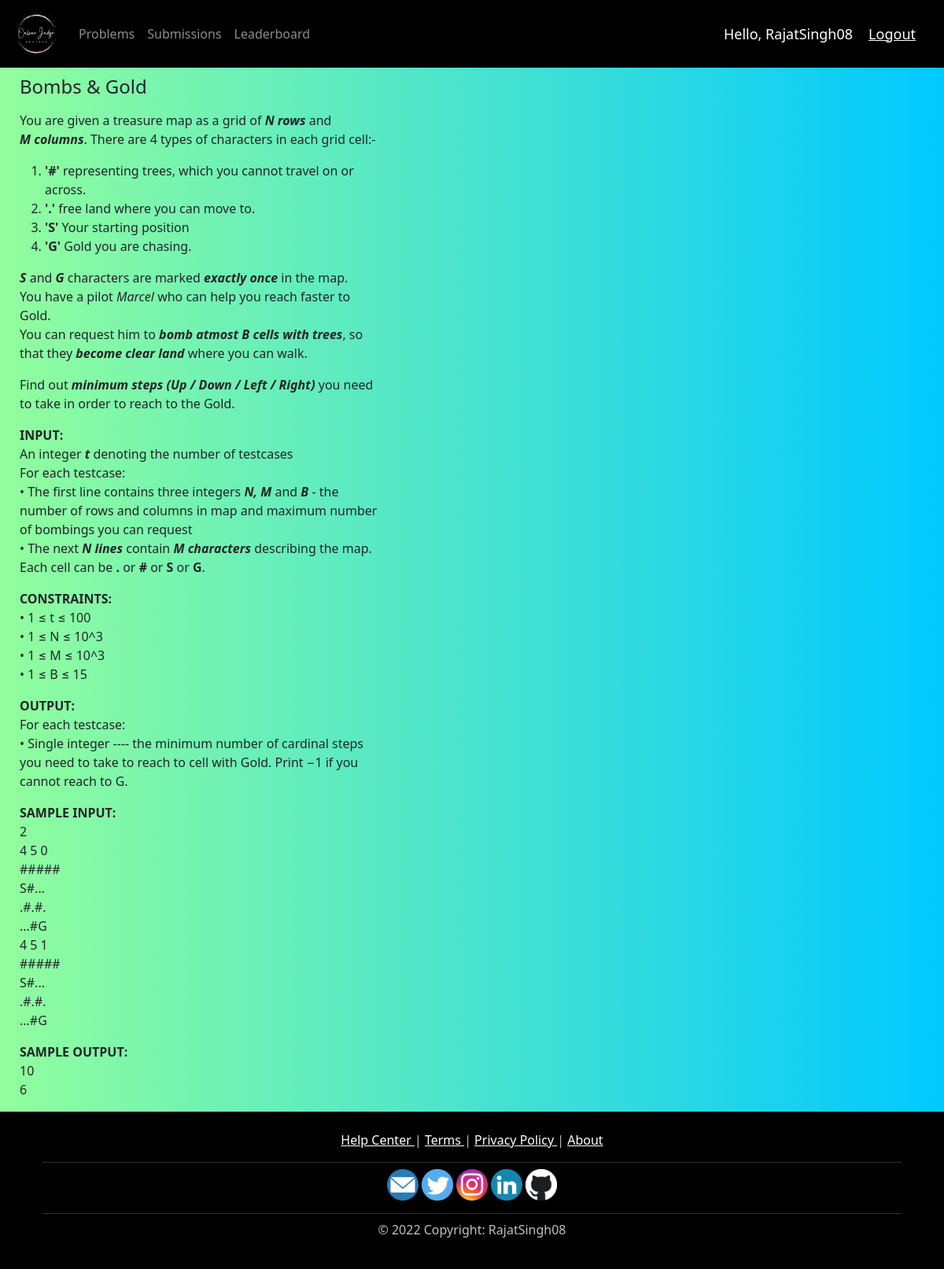
Page /problems/11/ (signed in) on the committed database.
### OJ/models.py (models this page shows, shortened)
class Problem(models.Model):
    TOUGHNESS = (("Easy", "Easy"), ("Medium", "Medium"), ("Tough", "Tough"))
    STATUS = (("Unsolved", "Unsolved"), ("Solved", "Solved"))
    id = models.BigAutoField(primary_key=True)
    name = models.CharField(max_length=100, default="")
    description = RichTextField(default="")
    example = RichTextField(default="")
    difficulty = models.CharField(max_length=10, choices=TOUGHNESS)
    score = models.IntegerField(default=0)
    solved_status = models.CharField(
        max_length=10, choices=STATUS, default="Unsolved")

### OJ/views.py (the view)
# urls.py: path('problems/<int:problem_id>/', views.descriptionPage, name='description'),
@login_required(login_url='login')
def descriptionPage(request, problem_id):
    problem = get_object_or_404(Problem, id=problem_id)
    return render(request, 'OJ/description.html', {'problem': problem})

### OJ/templates/OJ/description.html
{% extends 'OJ/main.html' %}
{% block content %}
<div class="description_class">
    <h4>{{problem.name}}</h4>
    {% autoescape off %}
    <p>{{problem.description}}</p>
    <p>{{problem.example}}</p>
    {% endautoescape %}
</div>
{% endblock %}

### OJ/templates/OJ/navbar.html (shortened to what this page needs)
{% load static %}
<nav class="navbar navbar-expand-lg navbar-dark"
    style="background-color: #000000;">
    <a class="navbar-brand" href="/"><img src="{% static 'images/logo.png' %}"
            width="60" height="60" /></a>
    <div class="collapse navbar-collapse" id="navbarNav">
        <ul class="navbar-nav mr-auto mt-2 mt-lg-0">
            <li class="nav-item">
                <a class="nav-link" href="/problems">Problems</a>
            </li>
            <li class="nav-item">
                <a class="nav-link" href="/submissions">Submissions</a>
            </li>
            <li class="nav-item">
                <a class="nav-link" href="/leaderboard">Leaderboard</a>
            </li>
        </ul>
    </div>
    <span class="hello-msg">Hello, {{request.user}}</span>
    <span><a class="hello-msg" href="{% url 'logout' %}">Logout</a></span>
</nav>

### static/css/main.css (style rules this page uses)
body { background: #00C9FF !important; background: -webkit-linear-gradient(to right, #92FE9D, #00C9FF) !important; background: linear-gradient(to right, #92FE9D, #00C9FF) !important; }
.description_class { text-align: left !important; width: 40% !important; }

### OJ/templates/OJ/navbar.html (style rules this page uses)
.hello-msg { font-size: 18px; color: #fff; margin-right: 20px; }

### rows in the picture
Problem: name "Bombs & Gold", description "You are given a treasure map as a grid of N rows and M columns . There are 4 types of characters in each grid cell:- '#' representing trees, which you cannot travel on or across. '.' free land where you can move to. 'S' Your starting position 'G' Gold you are chasing. S and G characters are marked exactly once in the map. You have a pilot Marcel who can help you reach faster to Gold. You can request him to bomb atmost B cells with trees , so that they become clear land where you can walk. Find out minimum steps (Up / Down / Left / Right) you need to take in order to reach to the Gold. INPUT: An integer t denoting the number of testcases For each testcase: • The first line contains three…", example "SAMPLE INPUT: 2 4 5 0 ##### S#... .#.#. ...#G 4 5 1 ##### S#... .#.#. ...#G SAMPLE OUTPUT: 10 6"

### other values in the picture
{{ request.user }} "RajatSingh08"
